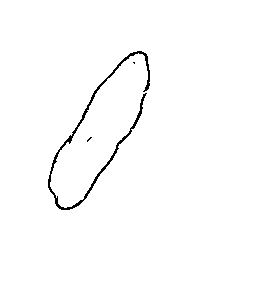
#> input picture bud3/images/edged_img/image_08-07-2020_01-00-40_PM.png, 280 x 288 px; its folder holds only this picture in this run
$ jupyter execute --allow-errors Playground.ipynb   (shell and % lines are left out)   (older library calls are emulated)
#> lines starting #> are read from the running program, lines starting #| are printed output that depends on the picture; after the words box and inside, x2 and y2 are one past the last pixel; in counts of white or black regions, pixels touching at a corner belong together
### bud3/find_contours.py
import numpy as np
import cv2
import seaborn as sns
import matplotlib.pyplot as plt
import os
from math import sqrt
from datetime import datetime
from datetime import timedelta
import matplotlib.dates as mdates
from scipy import stats

def canny_edge(in_filename):
    img = cv2.imread(in_filename,0)
    gray_filtered = cv2.bilateralFilter(img, 10, 500, 2)

    # Using the Canny filter to get contours
    edges = cv2.Canny(gray_filtered, 20, 30)
    # Using the Canny filter with different parameters
    edges_high_thresh = cv2.Canny(gray_filtered, 60, 120)
    # Stacking the images to print them together
    # For comparison
    images = np.hstack((img, edges, edges_high_thresh))
    # Output the resulting

    cv2.imwrite('images/canny_img/canny_'+ \
                 os.path.splitext(os.path.basename(in_filename))[0] + \
                 '.png',images)
    return edges_high_thresh

def contours_metadata(contours):
    ##將contours的metadata存入contours_data
    contours_data={}
    cnts_perimeter=[]
    cnts_area=[]
    cnts_index=[]

    ## 計算資料分布改框的條件，因為小於200的資料太多，故刪除
    for c in contours:
        if cv2.contourArea(c)>200.0 and \
           cv2.arcLength(c,False)<600 :
            cnts_index.append(c)
            cnts_perimeter.append(cv2.arcLength(c,False))
            cnts_area.append(cv2.contourArea(c))
    contours_data['index']=cnts_index
    contours_data['perimeter']=cnts_perimeter
    contours_data['area']=cnts_area
    # show_statistic(contours_data['area'],25.0)

    # plt.hist(contours_data['area'], color = 'blue', edgecolor = 'black'
    #          ,bins = int((max(contours_data['area'])-min(contours_data['area']))/25.0))
    contours_data['area_avg']=np.average(contours_data['area'])
    contours_data['area_variance']=np.var(contours_data['area'])
    contours_data['area_std']=np.std(contours_data['area'])
    bp_dict=plt.boxplot(contours_data['area'])

    contours_data['area_Q1']=[item.get_ydata()[1] for item in bp_dict['boxes']][0]
    contours_data['area_Q3']=[item.get_ydata()[3] for item in bp_dict['boxes']][0]
    contours_data['area_median']=[item.get_ydata()[1] for item in bp_dict['medians']][0]
    contours_data['area_min']=[item.get_ydata()[1] for item in bp_dict['whiskers']][0]
    contours_data['area_max']=[item.get_ydata()[1] for item in bp_dict['whiskers']][1]

    plt.clf()
    plt.close()
    # [5 lines of commented-out code are left out]

    return contours_data


def myfunc(x):
    return slope * x + intercept

#draw_fitline v0.1.1 updated at 2020/08/06
#x, y: data to fit
#pyplot_formatter: pyplot Format Strings
#fit_type: one of "exp", "poly", "linear"
# "poly" will use 3rd degree polynomial to draw the fit curve

# The original x value bases on timestamps
# and the value is too big, regression function will have ugly coefficients to display
# We use twiny() to draw on another x-axis
# to avoid the problem here
# [210 lines left out: functions draw_fitline, BudContours, filterData, not called in this run]

### bud3/Playground.ipynb
[cell 1]
from main import getEdge
import argparse
from unittest import mock

[cell 2]
import numpy as np
import cv2
import seaborn as sns
import matplotlib.pyplot as plt
import os
from math import sqrt
from datetime import datetime
from datetime import timedelta
import matplotlib.dates as mdates
from scipy import stats

from find_contours import canny_edge, contours_metadata

def BananaContours():
    directory="images/edged_img/"
    datetime_objects=[]
    files=[]
    banana_volume_list=[]
    for filename in os.listdir(directory):
        if filename.endswith(".jpg") or filename.endswith(".png"):
            # [5 lines of commented-out code are left out]
            datetime_objects.append(datetime.strptime(filename,"image_%d-%m-%Y_%I-%M-%S_%p.png"))
            # datetime_objects.append(datetime.strptime(date_info,"%m_%d_%H_%M_%S"))
            # print("--",os.path.join(directory,filename))

    datetime_objects=sorted(datetime_objects)
    for d in datetime_objects:
        filename=d.strftime("image_%d-%m-%Y_%I-%M-%S_%p.png")
        files.append(os.path.join(directory,filename))
        # print("--",os.path.join(directory,filename))

    for f in files:
        edges = canny_edge(f)
#> in canny_edge, `img = cv2.imread(in_filename,0)`: img: shape (288, 280); 98.8% white; black in thin lines or dots, all inside (x1, y1, x2, y2) = (48, 51, 150, 210)
#> in canny_edge, `gray_filtered = cv2.bilateralFilter(img, 10, 500, 2)`:
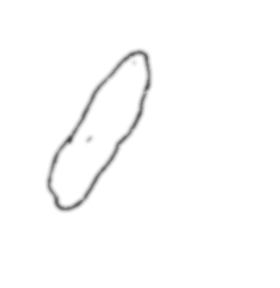
#> gray_filtered: shape (288, 280); min 71, max 255, mean 252
#> in canny_edge, `edges = cv2.Canny(gray_filtered, 20, 30)`:
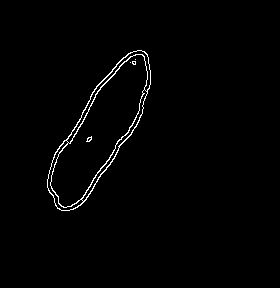
#> edges: shape (288, 280); 1.2% white in thin lines or dots, all inside (x1, y1, x2, y2) = (47, 50, 151, 211)
#> in canny_edge, `images = np.hstack((img, edges, edges_high_thresh))`:
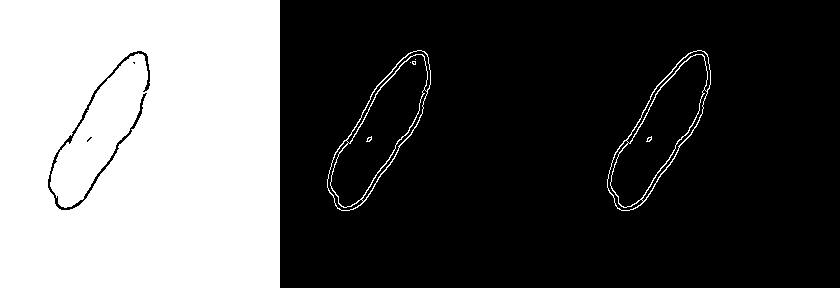
#> images: shape (288, 840); 33.8% white; 8 white regions (5 under 20 px)
        ret,thresh = cv2.threshold(edges,127,255,0)
        # [4 lines of commented-out code are left out]
        contours, hierarchy = cv2.findContours(thresh,cv2.RETR_EXTERNAL,cv2.CHAIN_APPROX_SIMPLE)
#> contours = 1 contour; box (x1, y1, x2, y2) and area: (47, 50, 151, 211) 7773
        metadata = contours_metadata(contours)
#> the loop in contours_metadata, `for c in contours:` made 1 pass
#> after the loop in contours_metadata, `for c in contours:`: cnts_area = [7773]; cnts_index has the same summary as contours in BananaContours; cnts_perimeter = [419.7]
#> in contours_metadata, `bp_dict=plt.boxplot(contours_data['area'])`: bp_dict = 6 items
#> metadata = 11 items
        minimum =metadata['area_min']
#> minimum = 7773
        median =metadata['area_median']
#> median = 7773
        maximum =metadata['area_max']
#> maximum = 7773
        area_avg = metadata['area_avg']
#> area_avg = 7773
        area_std = metadata['area_std']
#> area_std = 0
        q1=metadata['area_Q1']
#> q1 = 7773
        cnt_with_area =[]
        total_area = 0.0
        total_volume = 0.0
        # /** 針對average、standard deviation去篩選contours */
        for c in contours:
            #if cv2.contourArea(c)>(minimum)and \
             #cv2.contourArea(c)<(maximum):
            cnt_with_area.append(c)
            a = cv2.contourArea(c)
            total_area += a
            total_volume += sqrt(a)**3
#> this loop made 1 pass
#> (a, total_area, total_volume) on pass 1: (7773, 7773, 685303.6)
#> after the loop, cnt_with_area has the same summary as contours; total_area = 7773; total_volume = 685303.6
        # print(len(cnt_with_area))

        # /** 使用Q1、medina、Q3來篩選contours
        # for c in contours:
        #     if cv2.contourArea(c)> median and \
        #         cv2.contourArea(c)< maximum :
        #         cnt_with_area.append(c)
        #         total_area += cv2.contourArea(c)

        read_filename = directory+ \
                        os.path.splitext(os.path.basename(f))[0] +\
                    '.png'
        print(read_filename)
        out_filename = 'images/result_pics/res_' + os.path.splitext(os.path.basename(f))[0] + '.png'
        result = cv2.drawContours(cv2.imread(read_filename), cnt_with_area, -1, (0,0,255), 2)
        cv2.imwrite(out_filename, result)

        ## 畫圖
        # if len(cnt_with_area)!=0.0:
        # print(total_area)
        # print(cnt_with_area)
        avg_area = total_area / len(cnt_with_area)
#> avg_area = 7773

        banana_volume = sqrt(avg_area)**3
#> banana_volume = 685303.6
        avg_volume = total_volume / len(cnt_with_area)
#> avg_volume = 685303.6
        # [4 lines of commented-out code are left out]
        banana_volume_list.append(avg_area)

    x = list(range(1, len(banana_volume_list)+1))
#> x = [1]

    x = [ i.toordinal() for i in datetime_objects ]
    y_dots = banana_volume_list
#> y_dots = [7773]

    def myfunc(x):
        return slope * x + intercept

    return datetime_objects, banana_volume_list
    '''
    slope, intercept, r, p, std_err = stats.linregress(x, y_dots)
    y_regression = list(map(myfunc, x))

    ax = plt.gca()
    formatter = mdates.DateFormatter("%b")
    ax.xaxis.set_major_formatter(formatter)

    locator = mdates.MonthLocator()
    ax.xaxis.set_major_locator(locator)

    formatter = mdates.DateFormatter("%d")
    ax.xaxis.set_minor_formatter(formatter)

    locator = mdates.DayLocator()
    ax.xaxis.set_minor_locator(locator)

    left_range = min(datetime_objects) - timedelta(days=1)
    right_range = max(datetime_objects) + timedelta(days=1)

    # ax.set_xlim([datetime(2020, 6, 10), datetime(2020, 7, 1)])
    ax.set_xlim([left_range, right_range])

    ax.scatter(x, y_dots)
    ax.plot(x, y_regression)
    plt.savefig("scatter.png")

    plt.show()
    '''

[cell 3]
out = BananaContours()
print("finished")

[cell 4]
datetime_objects, y_dots = out
#> datetime_objects = 1 item; y_dots = [7773]

#> (a cell that did not finish here is left out)

[cell 6]
def draw_fitline(ax, x, y, pyplot_formatter, fit_type):
    p3 = np.poly1d(np.polyfit(x, y_dots, 3))
    pexp = np.poly1d(np.polyfit(x, np.log(y_dots), 1))
    xp = np.linspace(x[0], x[-1], 100)
    ax.plot(xp, p3(xp), '--')
    #print(xp)
    ax.plot(xp, np.exp(pexp(xp)), '--')

[cell 7]
def myfunc(x):
    return slope * x + intercept

x = np.array([ i.toordinal() for i in datetime_objects ])
#> x = [737614]
y_dots = np.array(y_dots)

filter_array = y_dots > 1000
#> filter_array = [True]

x = x[filter_array]
y_dots = y_dots[filter_array]

slope, intercept, r, p, std_err = stats.linregress(x, y_dots)
#> slope = nan; intercept = nan; r = 0; p = nan; std_err = nan
y_regression = list(map(myfunc, x))
#> y_regression = [nan]


#x = list(range(1, len(y_dots)+1))


ax = plt.gca()
formatter = mdates.DateFormatter("%b")
ax.xaxis.set_major_formatter(formatter)

locator = mdates.MonthLocator()
ax.xaxis.set_major_locator(locator)

formatter = mdates.DateFormatter("%d")
ax.xaxis.set_minor_formatter(formatter)

locator = mdates.DayLocator()
ax.xaxis.set_minor_locator(locator)

left_range = min(datetime_objects) - timedelta(days=1)
right_range = max(datetime_objects) + timedelta(days=1)

# ax.set_xlim([datetime(2020, 6, 10), datetime(2020, 7, 1)])
ax.set_xlim([left_range, right_range])

ax.scatter(x, y_dots)
ax.plot(x, y_regression)


plt.savefig("scatter.png")
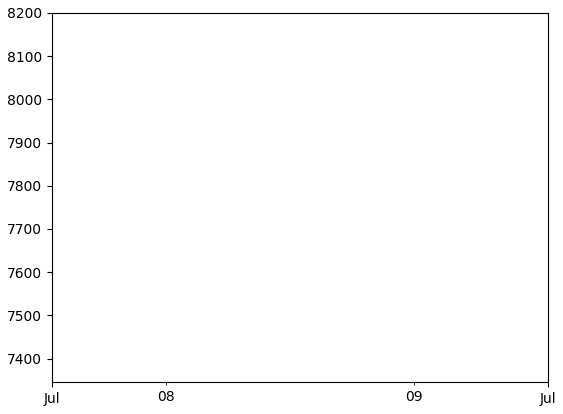
#> figure drawn by matplotlib, 1 panel

plt.show()

$ run again, on bud3/images/edged_img/image_10-07-2020_01-00-23_PM.png
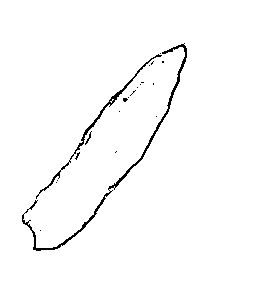
#> input picture bud3/images/edged_img/image_10-07-2020_01-00-23_PM.png, 280 x 288 px
#> img: shape (288, 280); 98.3% white; black in thin lines or dots, all inside (x1, y1, x2, y2) = (22, 43, 187, 251)
#> edges: shape (288, 280); 1.9% white in thin lines or dots, all inside (x1, y1, x2, y2) = (21, 43, 188, 252)
#> in canny_edge, `images = np.hstack((img, edges, edges_high_thresh))`:
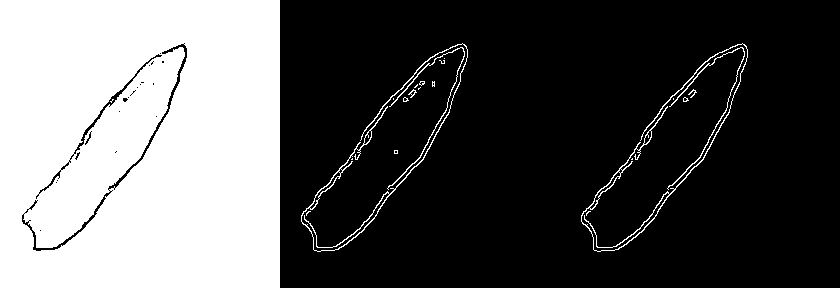
#> images: shape (288, 840); 34% white; 23 white regions (16 under 20 px)
#> contours = 7 contours, 5 with area under 20; largest, box (x1, y1, x2, y2) and area: (21, 43, 188, 252) 572, (107, 47, 185, 190) 112
#> the loop in contours_metadata, `for c in contours:` made 7 passes
#> c on passes 2 to 3: [[72, 158], [71, 159], [72, 159]], [[113, 98], [113, 99]]
#> after the loop in contours_metadata, `for c in contours:`: cnts_area = []
#> bp_dict = 6 items
#> metadata = 11 items
#> minimum = nan
#> the loop in BananaContours, `for c in contours:` made 7 passes
#> (a, total_area, total_volume) on passes 5 to 7: (10.5, 27.5, 90.71), (112.5, 140, 1284), (572.5, 712.5, 14982.1)
#> after the loop in BananaContours, `for c in contours:`: cnt_with_area has the same summary as contours; total_area = 712.5; total_volume = 14982.1
#> in BananaContours, `result = cv2.drawContours(cv2.imread(read_filename), cnt_with_area, -1..`:
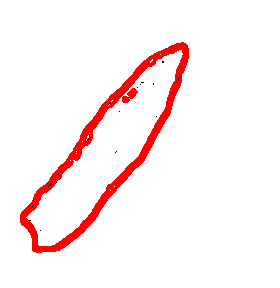
#> result: shape (288, 280, 3); mean B, G, R 241.1, 241.1, 254.8
#> avg_area = 101.8
#> banana_volume = 1026.9
#> avg_volume = 2140.3
#> in BananaContours, `x = list(range(1, len(banana_volume_list)+1))`: x = [1]
#> in BananaContours, `y_dots = banana_volume_list`: y_dots = [101.8]
#> `datetime_objects, y_dots = out`: datetime_objects = 1 item; y_dots = [101.8]
#> `x = np.array([ i.toordinal() for i in datetime_objects ])`: x = [737616]
#> filter_array = [False]
#> `x = x[filter_array]`: x = empty array

$ run again, on bud3/images/edged_img/image_11-07-2020_01-00-25_PM.png
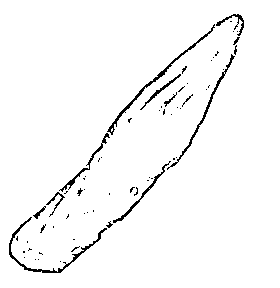
#> input picture bud3/images/edged_img/image_11-07-2020_01-00-25_PM.png, 280 x 288 px
#> img: shape (288, 280); 97.1% white; black in thin lines or dots, all inside (x1, y1, x2, y2) = (9, 14, 244, 273)
#> edges: shape (288, 280); 3.4% white in thin lines or dots, all inside (x1, y1, x2, y2) = (8, 13, 245, 274)
#> in canny_edge, `images = np.hstack((img, edges, edges_high_thresh))`:
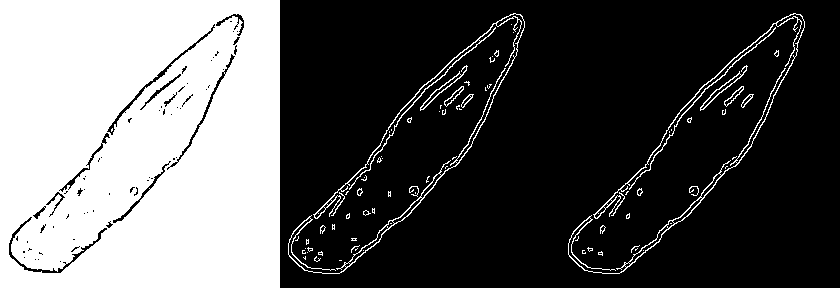
#> images: shape (288, 840); 34.6% white; 82 white regions (64 under 20 px)
#> contours = 24 contours, 17 with area under 20; largest, box (x1, y1, x2, y2) and area: (8, 13, 245, 274) 1076, (140, 65, 188, 111) 235, (69, 27, 216, 190) 116, (164, 86, 184, 107) 102, (181, 94, 194, 108) 60, (77, 188, 83, 196) 25, (40, 225, 46, 234) 22
#> the loop in contours_metadata, `for c in contours:` made 24 passes
#> c on passes 3, 15, 16: [[77, 248], [76, 249], [75, 249], [75, 250]], [[109, 131], [109, 132]], [[111, 129], [111, 130]]
#> after the loop in contours_metadata, `for c in contours:`: cnts_area = [235]; cnts_index = 1 contour; box (x1, y1, x2, y2) and area: (140, 65, 188, 111) 235; cnts_perimeter = [157.9]
#> bp_dict = 6 items
#> metadata = 11 items
#> minimum = 235
#> area_std = 0
#> q1 = 235
#> the loop in BananaContours, `for c in contours:` made 24 passes
#> (a, total_area, total_volume) on passes 4 to 11: (10.5, 22, 65.5), (3.5, 25.5, 72.04), (0.5, 26, 72.4), (21.5, 47.5, 172.1), (11.5, 59, 211.1), (13, 72, 258), (2, 74, 260.8), (25, 99, 385.8)
#> after the loop in BananaContours, `for c in contours:`: cnt_with_area has the same summary as contours; total_area = 1728.5; total_volume = 42168
#> in BananaContours, `result = cv2.drawContours(cv2.imread(read_filename), cnt_with_area, -1..`:
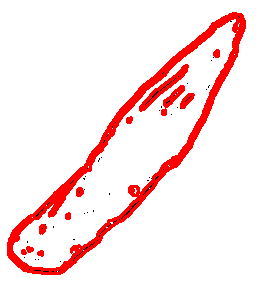
#> result: shape (288, 280, 3); mean B, G, R 231.5, 231.5, 254.2
#> avg_area = 72.02
#> banana_volume = 611.2
#> avg_volume = 1757
#> in BananaContours, `x = list(range(1, len(banana_volume_list)+1))`: x = [1]
#> in BananaContours, `y_dots = banana_volume_list`: y_dots = [72.02]
#> `datetime_objects, y_dots = out`: datetime_objects = 1 item; y_dots = [72.02]
#> `x = np.array([ i.toordinal() for i in datetime_objects ])`: x = [737617]
#> filter_array = [False]
#> `x = x[filter_array]`: x = empty array
